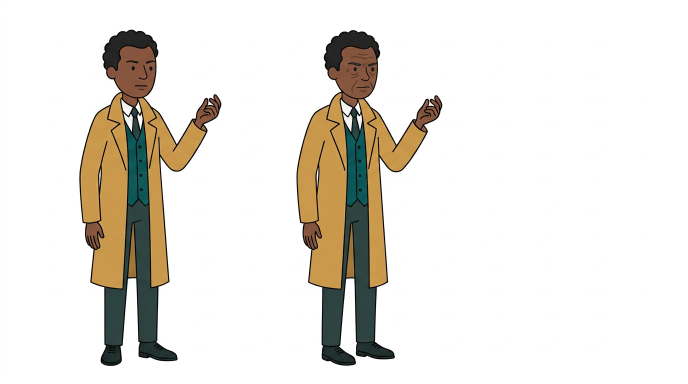
#> input picture new_channel_detective_timeglass/episodes/florida_hotel_mystery_001/v3_dark2d/assets/investigator.png, 1376 x 768 px (shown at 1/2 size)
$ python -i render_v3.py   (imports and definitions only)
#> lines starting #> are read from the running program, lines starting #| are printed output that depends on the picture; after the words box and inside, x2 and y2 are one past the last pixel; in counts of white or black regions, pixels touching at a corner belong together
#!/usr/bin/env python3
"""Florida fictional locked-suite: original hybrid dark-noir review cut.
The supplied Adam VO is preserved. Characters are reusable isolated 2D sprites,
not photographic people; backgrounds are realistic plates. No map animation.
"""
from __future__ import annotations
import math, subprocess, wave
from pathlib import Path
import numpy as np
from PIL import Image, ImageDraw, ImageFont, ImageFilter
import imageio_ffmpeg

HERE=Path(__file__).resolve().parent
EP=HERE.parent
ART=HERE/'assets'
# [1 line not run here, left out]
# [1 line that did not run here, left out]
W,H,FPS=720,1280,24
DUR=38.5
DM='/usr/share/fonts/truetype/dejavu/DejaVuSans-Bold.ttf'
FONT=ImageFont.truetype(DM,30); SMALL=ImageFont.truetype(DM,15)
TAN=(237,204,153,255); TEAL=(138,213,207,255)

def ease(x):
    x=max(0,min(1,x)); return x*x*(3-2*x)

def sprite(name, variant=0):
    src=Image.open(ART/f'{name}.png').convert('RGB')
    if name=='investigator':
        src=src.crop((0,0,535,src.height)) if variant==0 else src.crop((595,0,1376,src.height))
    arr=np.asarray(src)
    # Exterior white only, preserving enclosed light clothing and eyes.
    foreground=np.any(arr<236,axis=2)
    from scipy.ndimage import binary_fill_holes, gaussian_filter
    foreground=binary_fill_holes(foreground)
    alpha=np.uint8(np.clip(gaussian_filter(foreground.astype(np.float32),.6),0,1)*255)
    ys,xs=np.where(alpha>120)
    bbox=(max(0,int(xs.min())-4),max(0,int(ys.min())-4),min(src.width,int(xs.max())+5),min(src.height,int(ys.max())+5))
    rgba=src.convert('RGBA');rgba.putalpha(Image.fromarray(alpha,'L'))
    return rgba.crop(bbox)

# [1 line that did not run here, left out]
# [1 line that did not run here, left out]
#> call 2 of sprite, with name = 'investigator', variant = 1
#> in sprite, src is the input picture: PIL image 1376x768 RGB; mean R, G, B 232.1, 228.7, 222.3
#> in sprite (call 2), `src=src.crop((0,0,535,src.height)) if variant==0 else src.crop((595,0,..`:
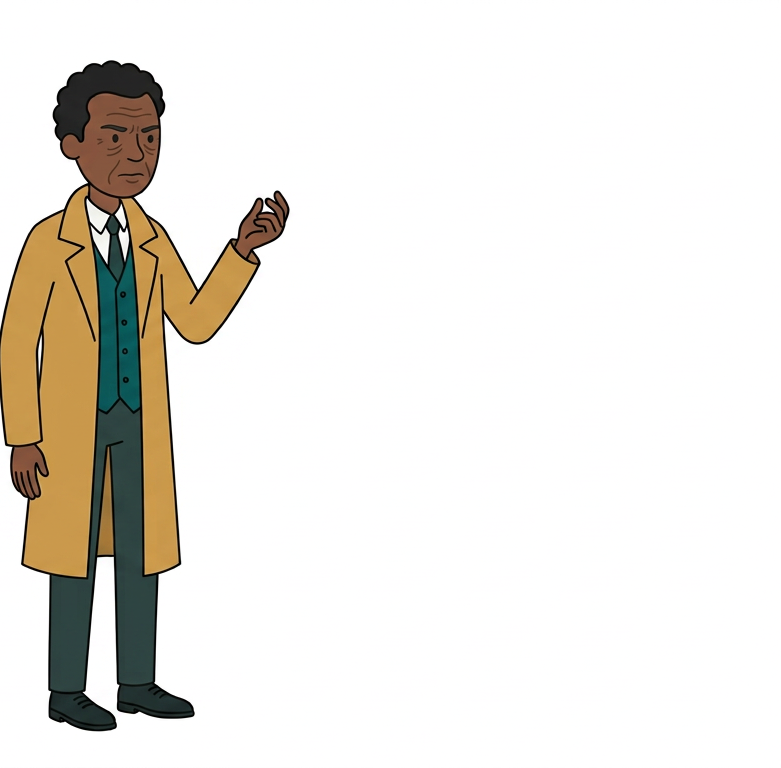
#> src: PIL image 781x768 RGB; mean R, G, B 234.7, 231.7, 226
#> in sprite (call 2), `foreground=np.any(arr<236,axis=2)`:
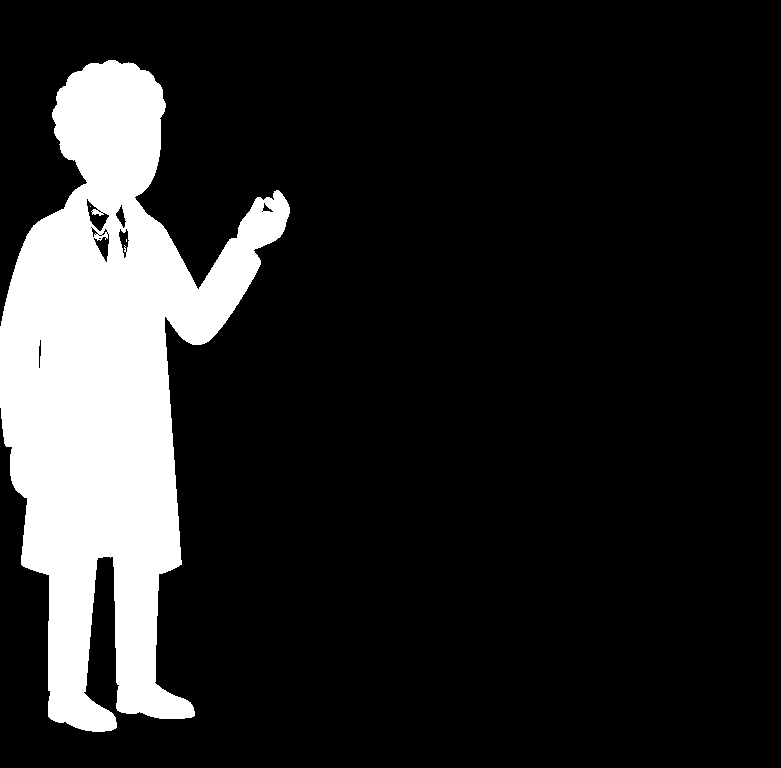
#> foreground: shape (768, 781) bool; 15.2% white; 3 white regions (2 under 20 px), largest, box (x1, y1, x2, y2) and area: (0, 60, 290, 732) 91304
#> in sprite (call 2), `foreground=binary_fill_holes(foreground)`:
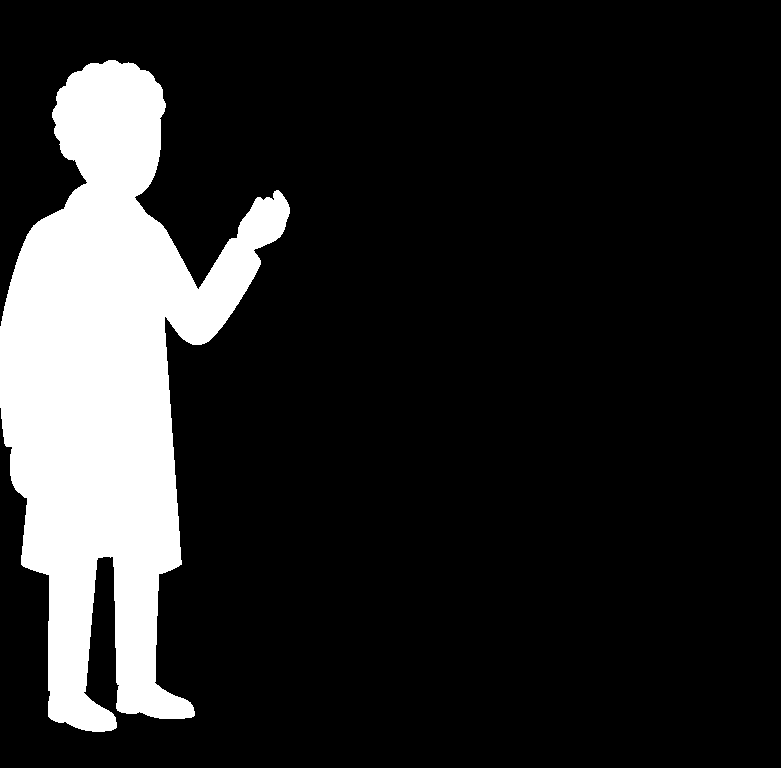
#> foreground: shape (768, 781) bool; 15.4% white; 1 white region, box (x1, y1, x2, y2) and area: (0, 60, 290, 732) 92143
#> in sprite (call 2), `bbox=(max(0,int(xs.min())-4),max(0,int(ys.min())-4),min(src.width,int(..`: bbox = (0, 56, 294, 736)
#> in sprite (call 2), `return rgba.crop(bbox)`:
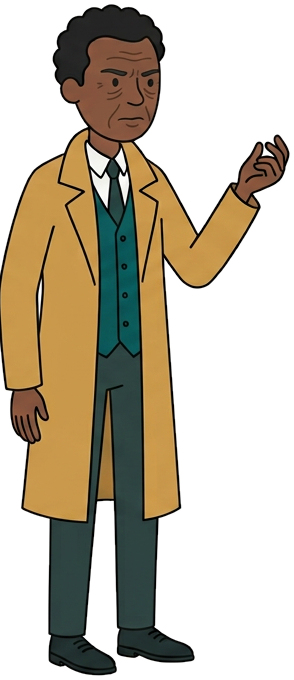
#> returned value: PIL image 294x680 RGBA; mean R, G, B, A 194.1, 185.2, 168, 117.5; transparent parts drawn white
# [1 line not run here, left out]

# [29 lines left out: functions zoom_frame, place, not called in this run]

rng=np.random.default_rng(3009)
RAINDROPS=[(float(rng.uniform(0,W)),float(rng.uniform(0,H)),float(rng.uniform(5,20)),float(rng.uniform(.65,1.6))) for _ in range(78)]
#> RAINDROPS = 78 items, first 6: (598.4, 353.3, 16.39, 0.681), (203.7, 1112.3, 7.5, 1.1), (65.83, 1111.4, 8.35, 0.777), (605, 1043.3, 17.24, 1.26), (121.7, 687.9, 5.57, 1.55), (83.34, 973.1, 5.35, 0.98)

# [149 lines left out: functions rain, title, grain_and_vignette, door_action, latch_action, watch_overlay and 1 more, not called in this run]

def decode_audio(path,sr=48000):
    p=subprocess.run([FF,'-loglevel','error','-i',str(path),'-ac','1','-ar',str(sr),'-f','f32le','pipe:1'],capture_output=True,check=True)
    return np.frombuffer(p.stdout,dtype='<f4').copy()

# [54 lines left out: function mix_audio, not called in this run]

# [19 lines not run here, left out]

>>> result = sprite('assets/balcony.png')
#> (the run stopped early here; a loop or call above may not have finished)
